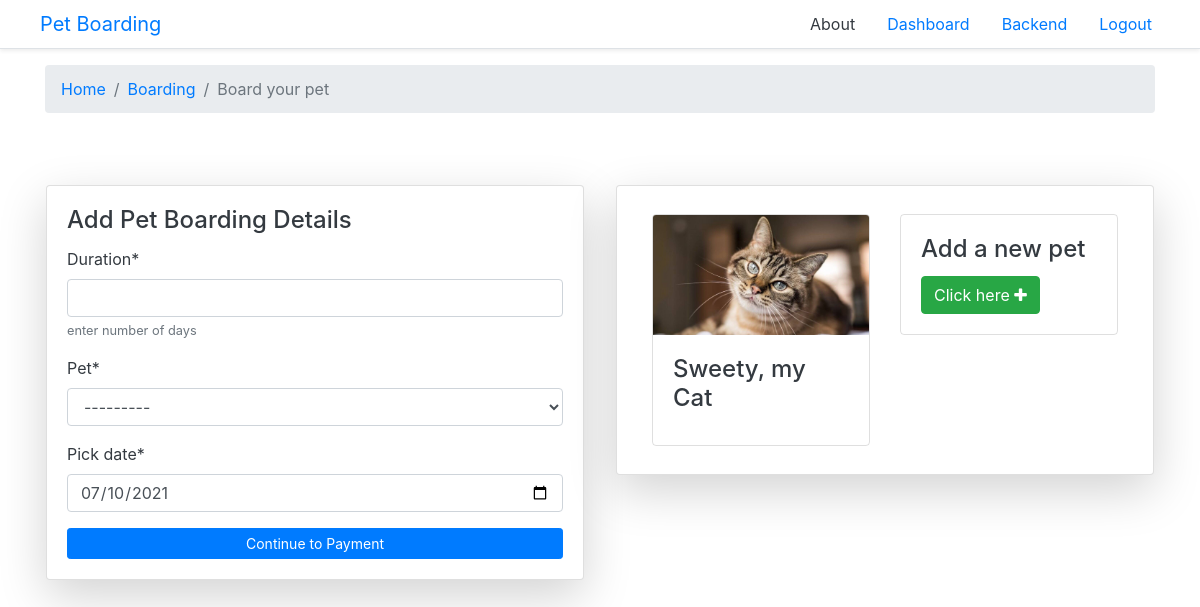
/pets/board (signed in), run on an earlier commit of the app's database.
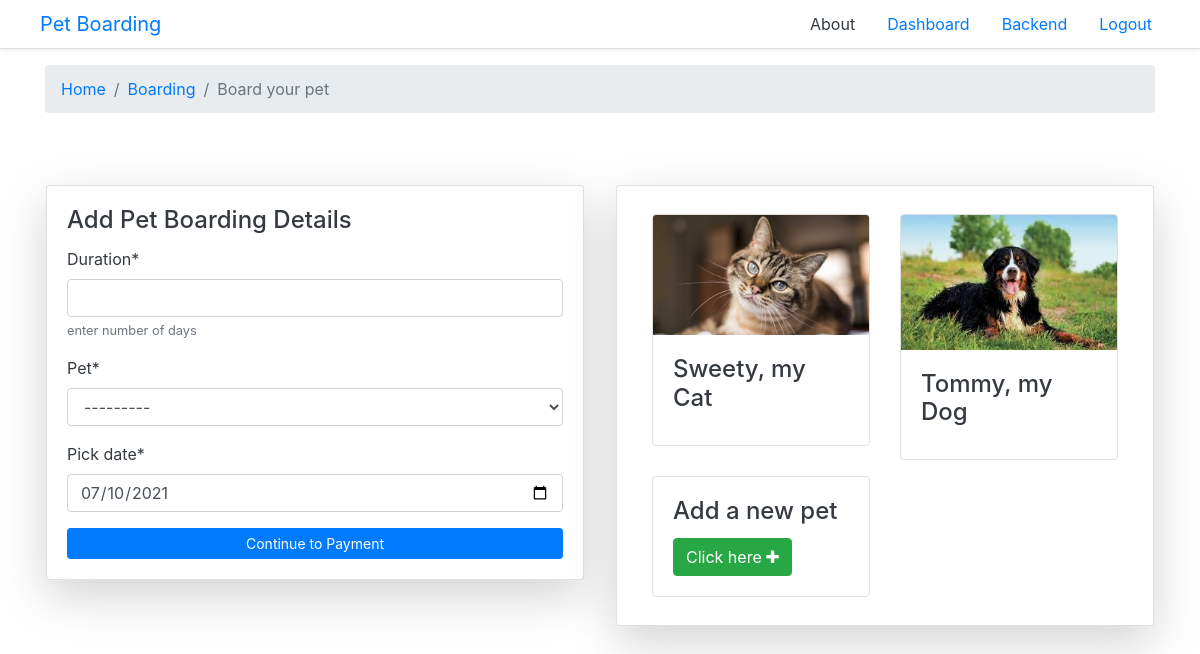
And on a later commit of the database.
### app/models.py (models this page shows)
class Pet(models.Model):
    PET_CHOICES = (
            ('Dog','Dog'),
            ('Cat','Cat'),
            ('Fish','Fish'),
            ('Turtle','Turtle'),
            ('Horse','Horse'),
 )
    user = models.ForeignKey(User, on_delete=models.CASCADE)
    name = models.CharField(max_length = 100)
    pettype = models.CharField( max_length = 100, choices = PET_CHOICES)
    photo = models.ImageField(upload_to = 'pets' )
    age = models.PositiveIntegerField()
    description = models.TextField()
    specialinstruction = models.TextField()
    def __str__(self):
            return f"{self.name} [{self.pettype}] of {self.user.username}"

### app/views.py (the view, shortened to what this page needs)
# urls.py: path('pets/board',views.board_pet,name='board_pets'),
@login_required
def board_pet(request):
    try:
        form = BoardingForm()
        pets = Pet.objects.filter(user=request.user)
        if len(pets) > 0:
            ctx = {'title':'view pets', 'pets':pets, 'form':form}
            return render(request, 'pets/board_pet.html',ctx)
        else:
            messages.error(request,'No pets to board, register some pets first')
            return redirect('dashboard')
    except Exception as e:
        print(e)
        messages.error(request,e)
        return redirect('dashboard')

### app/forms.py
class BoardingForm(forms.ModelForm):
    class Meta:
        model = Boarding
        fields = ("duration","pet",'pick_date')
        widgets = {
            'duration': forms.NumberInput(attrs={'class': 'days', 'id': 'day_input','type':'number'}),
            'pick_date': forms.DateInput(attrs={'class': 'pick_date', 'id': 'pick_date','type':'date'})
        }

### templates/pets/board_pet.html (shortened to what this page needs)
{% extends 'layout/base.html' %}
{% load static %}
{% load crispy_forms_tags %}
{% block content %}
<div class="container">
    <nav aria-label="breadcrumb" class="main-breadcrumb">
        <ol class="breadcrumb">
            <li class="breadcrumb-item"><a href="{% url 'dashboard' %}">Home</a></li>
            <li class="breadcrumb-item"><a href="{% url 'view_boarding' %}">Boarding</a></li>
            <li class="breadcrumb-item active" aria-current="page">Board your pet</li>
        </ol>
    </nav>
    <div class="row my-5">
        <div class="col-sm-6 formarea my-2 p-3">
            <div class="card text-dark shadow-lg " >
                <div class="card-body">
                    <h4 class="card-title">Add Pet Boarding Details</h4>
                    <form method="post" enctype="multipart/form-data">
                        {{form|crispy}}
                        <button  class="btn btn-primary btn-sm btn-block">Continue to Payment</button>
                    </form>
                </div>
            </div>
        </div>
        <div class="col-sm-6 my-2 p-3">
            <div class="card text-dark shadow-lg ">
                <div class="card-body">
                    <div class="container">
                        <div class="row">
                            {% for pet in pets %}
                            <div class="col-sm-6 my-2">
                                <div class="card text-dark bg-transparent shadow-0">
                                    <img src="{{pet.photo.url}}" alt="{{pet.name}}" class="card-img-top">
                                    <div class="card-body">
                                        <h4 class="card-title">{{pet.name}}, my {{pet.pettype}}</h4>
                                    </div>
                                </div>
                            </div>
                            {% endfor %}
                            <div class="col-sm-6 my-2">
                                <div class="card text-dark bg-transparent shadow-0">
                                    <div class="card-body">
                                        <h4 class="card-title">Add a new pet</h4>
                                        <a href="{% url 'add_pets' %}" class="btn btn-success">
                                            Click here
                                            <i class="fa fa-plus" aria-hidden="true"></i>
                                        </a>
                                    </div>
                                </div>
                            </div>
                        </div>
                    </div>
                </div>
            </div>
        </div>
    </div>
</div>
{% endblock content %}

What changed in the data, as far as the page shows it:
added Pet: photo (picture), name "Tommy", pettype "Dog"
